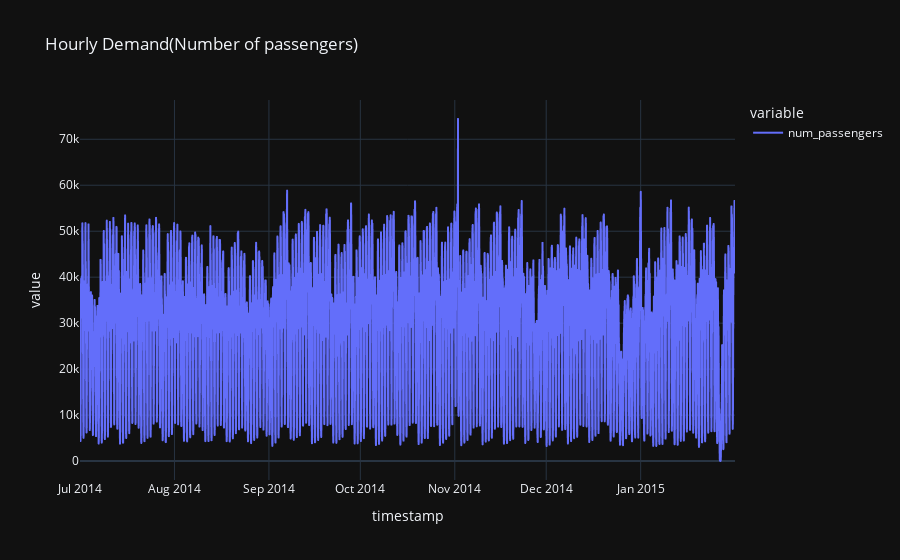

The cell this chart's notebook holds for it:
### Code cell
viz_demand(viz_df,temp_dim="hourly")

### Figure 1 — Plotly figure (JSON) as saved in the notebook; plotly's stock layout.template omitted (floating-point values rounded to 4 significant figures; data arrays with more than 128 entries replaced by an {"elided": "..."} marker saying what was removed)
{"data": [{"hovertemplate": "variable=num_passengers<br>timestamp=%{x}<br>value=%{y}<extra></extra>", "legendgroup": "num_passengers", "line": {"color": "#636efa", "dash": "solid"}, "marker": {"symbol": "circle"}, "mode": "lines", "name": "num_passengers", "showlegend": true, "type": "scattergl", "x": {"elided": "5160 str values"}, "xaxis": "x", "y": {"elided": "5160 int values"}, "yaxis": "y"}], "layout": {"autosize": true, "legend": {"title": {"text": "variable"}, "tracegroupgap": 0}, "title": {"text": "Hourly Demand(Number of passengers)"}, "xaxis": {"anchor": "y", "autorange": true, "domain": [0, 1], "range": ["2014-07-01", "2015-01-31 23:00"], "title": {"text": "timestamp"}, "type": "date"}, "yaxis": {"anchor": "x", "autorange": true, "domain": [0, 1], "range": [-4114.0, 78540.0], "title": {"text": "value"}, "type": "linear"}}}
